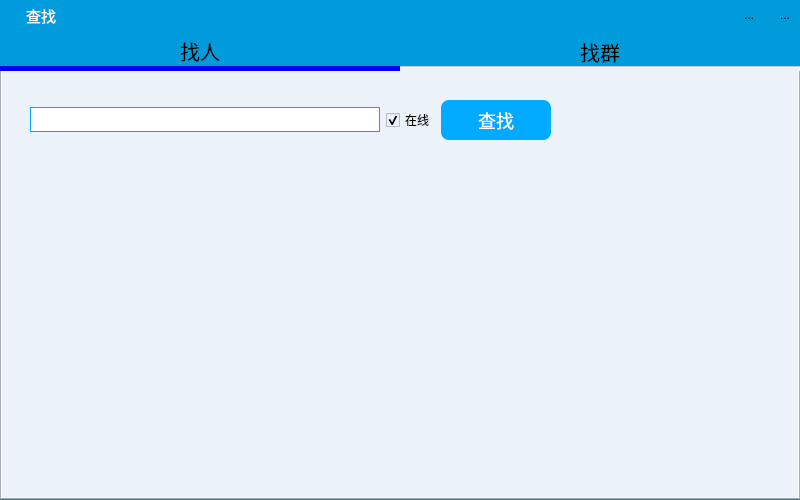
<?xml version="1.0" encoding="UTF-8"?>
<ui version="4.0">
 <class>FindFriends</class>
 <widget class="QWidget" name="FindFriends">
  <property name="geometry">
   <rect>
    <x>0</x>
    <y>0</y>
    <width>800</width>
    <height>500</height>
   </rect>
  </property>
  <property name="minimumSize">
   <size>
    <width>800</width>
    <height>500</height>
   </size>
  </property>
  <property name="maximumSize">
   <size>
    <width>800</width>
    <height>500</height>
   </size>
  </property>
  <property name="windowTitle">
   <string>Form</string>
  </property>
  <property name="styleSheet">
   <string notr="true">QWidget
{
	background-color:rgb(0,155,219);
}</string>
  </property>
  <layout class="QVBoxLayout" name="verticalLayout">
   <property name="leftMargin">
    <number>0</number>
   </property>
   <property name="topMargin">
    <number>0</number>
   </property>
   <property name="rightMargin">
    <number>0</number>
   </property>
   <property name="bottomMargin">
    <number>0</number>
   </property>
   <item>
    <layout class="QHBoxLayout" name="horizontalLayout">
     <item>
      <widget class="QLabel" name="label">
       <property name="minimumSize">
        <size>
         <width>20</width>
         <height>20</height>
        </size>
       </property>
       <property name="maximumSize">
        <size>
         <width>20</width>
         <height>20</height>
        </size>
       </property>
       <property name="text">
        <string/>
       </property>
       <property name="pixmap">
        <pixmap resource="lib.qrc">:/lib/Loge.png</pixmap>
       </property>
       <property name="scaledContents">
        <bool>true</bool>
       </property>
      </widget>
     </item>
     <item>
      <widget class="QLabel" name="label_2">
       <property name="styleSheet">
        <string notr="true">QLabel
{
	color:white;
	font-size:15px;
}</string>
       </property>
       <property name="text">
        <string>查找</string>
       </property>
      </widget>
     </item>
     <item>
      <spacer name="horizontalSpacer">
       <property name="orientation">
        <enum>Qt::Horizontal</enum>
       </property>
       <property name="sizeHint" stdset="0">
        <size>
         <width>40</width>
         <height>20</height>
        </size>
       </property>
      </spacer>
     </item>
     <item>
      <widget class="QToolButton" name="MiniBtn">
       <property name="minimumSize">
        <size>
         <width>30</width>
         <height>30</height>
        </size>
       </property>
       <property name="maximumSize">
        <size>
         <width>30</width>
         <height>30</height>
        </size>
       </property>
       <property name="focusPolicy">
        <enum>Qt::ClickFocus</enum>
       </property>
       <property name="toolTip">
        <string/>
       </property>
       <property name="toolTipDuration">
        <number>-1</number>
       </property>
       <property name="styleSheet">
        <string notr="true">QToolButton:hover
{
	background-color:rgb(200, 200, 200);
}
QToolButton:pressed
{
	background-color:rgb(220,220,220);
}
</string>
       </property>
       <property name="text">
        <string>...</string>
       </property>
       <property name="icon">
        <iconset resource="lib.qrc">
         <normaloff>:/lib/zuixiaohua.png</normaloff>:/lib/zuixiaohua.png</iconset>
       </property>
       <property name="autoRaise">
        <bool>true</bool>
       </property>
      </widget>
     </item>
     <item>
      <widget class="QToolButton" name="CloseBtn">
       <property name="minimumSize">
        <size>
         <width>30</width>
         <height>30</height>
        </size>
       </property>
       <property name="maximumSize">
        <size>
         <width>30</width>
         <height>30</height>
        </size>
       </property>
       <property name="focusPolicy">
        <enum>Qt::ClickFocus</enum>
       </property>
       <property name="toolTip">
        <string/>
       </property>
       <property name="styleSheet">
        <string notr="true">QToolButton:hover 
{
	background-color:rgb(255, 0, 0);
}
QToolButton:pressed
{
	background-color:rgb(170, 0, 0);
}
</string>
       </property>
       <property name="text">
        <string>...</string>
       </property>
       <property name="icon">
        <iconset resource="lib.qrc">
         <normaloff>:/lib/guanbi.png</normaloff>:/lib/guanbi.png</iconset>
       </property>
       <property name="autoRaise">
        <bool>true</bool>
       </property>
      </widget>
     </item>
    </layout>
   </item>
   <item>
    <widget class="QTabWidget" name="tabWidget">
     <property name="styleSheet">
      <string notr="true">QTabBar::tab
{
	font:20px;
	width:400px;
	height:30px;
	border-style:solid;
	border-top-width:0px;
	border-left-width:0px;
	border-right-width:0px;
	border-bottom-width:1px;
	border-color:rgb(200,200,200);
	background-color:rgb(0,155,219);
}
QTabBar::tab:selected
{
	border-bottom-width:5px;
	border-color:blue;
}
QWidget
{
	background-color:rgb(235,242,249);
}</string>
     </property>
     <property name="currentIndex">
      <number>0</number>
     </property>
     <widget class="QWidget" name="tab">
      <attribute name="title">
       <string>找人</string>
      </attribute>
      <layout class="QVBoxLayout" name="verticalLayout_2">
       <item>
        <widget class="QWidget" name="widget" native="true">
         <property name="minimumSize">
          <size>
           <width>0</width>
           <height>80</height>
          </size>
         </property>
         <property name="maximumSize">
          <size>
           <width>16777215</width>
           <height>80</height>
          </size>
         </property>
         <layout class="QHBoxLayout" name="horizontalLayout_2">
          <item>
           <spacer name="horizontalSpacer_2">
            <property name="orientation">
             <enum>Qt::Horizontal</enum>
            </property>
            <property name="sizeType">
             <enum>QSizePolicy::Fixed</enum>
            </property>
            <property name="sizeHint" stdset="0">
             <size>
              <width>10</width>
              <height>20</height>
             </size>
            </property>
           </spacer>
          </item>
          <item>
           <widget class="QLineEdit" name="lineEdit">
            <property name="minimumSize">
             <size>
              <width>350</width>
              <height>25</height>
             </size>
            </property>
            <property name="maximumSize">
             <size>
              <width>350</width>
              <height>25</height>
             </size>
            </property>
            <property name="styleSheet">
             <string notr="true">QLineEdit
{
	background-color:white;
	border-style:solid;
	border-width:1px;
	border-color:rgb(0, 170, 255);
}</string>
            </property>
           </widget>
          </item>
          <item>
           <widget class="QCheckBox" name="checkBox">
            <property name="text">
             <string>在线</string>
            </property>
            <property name="checked">
             <bool>true</bool>
            </property>
           </widget>
          </item>
          <item>
           <widget class="QPushButton" name="pushButton">
            <property name="minimumSize">
             <size>
              <width>110</width>
              <height>40</height>
             </size>
            </property>
            <property name="maximumSize">
             <size>
              <width>110</width>
              <height>40</height>
             </size>
            </property>
            <property name="styleSheet">
             <string notr="true">QPushButton
{
	font-size:18px;
	color:white;
	border-style:none;
	border-radius:8px 8px;
	background-color:rgb(0, 170, 255);
}
QPushButton:hover
{
	font-size:18px;
	color:white;
	border-style:none;
	border-radius:8px 8px;
	background-color:rgb(0, 213, 255);
}
QPushButton:pressed
{
	font-size:18px;
	color:white;
	border-style:none;
	border-radius:8px 8px;
	background-color:rgb(0, 85, 255);
}</string>
            </property>
            <property name="text">
             <string>查找</string>
            </property>
           </widget>
          </item>
          <item>
           <spacer name="horizontalSpacer_3">
            <property name="orientation">
             <enum>Qt::Horizontal</enum>
            </property>
            <property name="sizeHint" stdset="0">
             <size>
              <width>211</width>
              <height>20</height>
             </size>
            </property>
           </spacer>
          </item>
         </layout>
        </widget>
       </item>
       <item>
        <widget class="QWidget" name="widget_2" native="true"/>
       </item>
      </layout>
     </widget>
     <widget class="QWidget" name="tab_2">
      <attribute name="title">
       <string>找群</string>
      </attribute>
     </widget>
    </widget>
   </item>
  </layout>
 </widget>
 <resources>
  <include location="lib.qrc"/>
 </resources>
 <connections/>
</ui>
